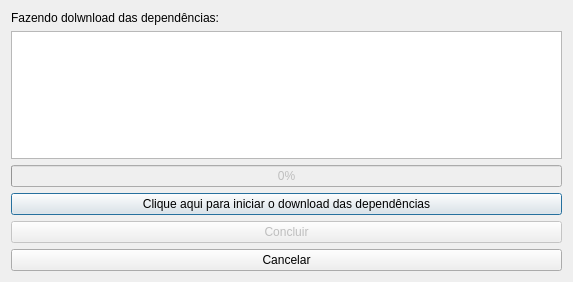
<?xml version="1.0" encoding="UTF-8"?>
<ui version="4.0">
 <class>dependece</class>
 <widget class="QDialog" name="dependece">
  <property name="geometry">
   <rect>
    <x>0</x>
    <y>0</y>
    <width>573</width>
    <height>282</height>
   </rect>
  </property>
  <property name="windowTitle">
   <string>Download Dependencias</string>
  </property>
  <layout class="QVBoxLayout" name="verticalLayout">
   <item>
    <widget class="QLabel" name="label">
     <property name="text">
      <string>Fazendo dolwnload das dependências:</string>
     </property>
    </widget>
   </item>
   <item>
    <widget class="QTextBrowser" name="logText"/>
   </item>
   <item>
    <widget class="QProgressBar" name="progressBar">
     <property name="enabled">
      <bool>false</bool>
     </property>
     <property name="value">
      <number>0</number>
     </property>
    </widget>
   </item>
   <item>
    <widget class="QPushButton" name="button_install_dep">
     <property name="text">
      <string>Clique aqui para iniciar o download das dependências</string>
     </property>
    </widget>
   </item>
   <item>
    <widget class="QPushButton" name="concluir">
     <property name="enabled">
      <bool>false</bool>
     </property>
     <property name="text">
      <string>Concluir</string>
     </property>
    </widget>
   </item>
   <item>
    <widget class="QPushButton" name="pushButton_2">
     <property name="text">
      <string>Cancelar</string>
     </property>
    </widget>
   </item>
  </layout>
 </widget>
 <resources/>
 <connections/>
</ui>
